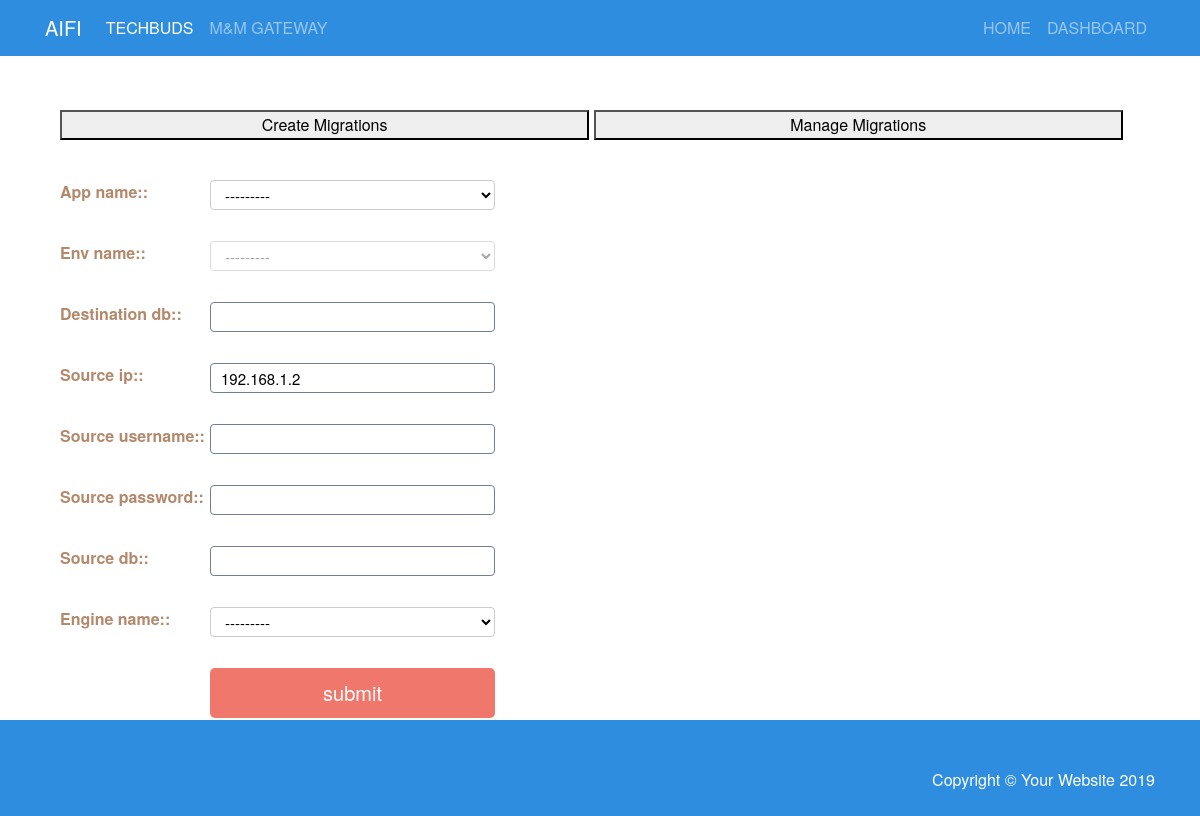
The page /aws/createmigrations/ on the database as committed earlier.
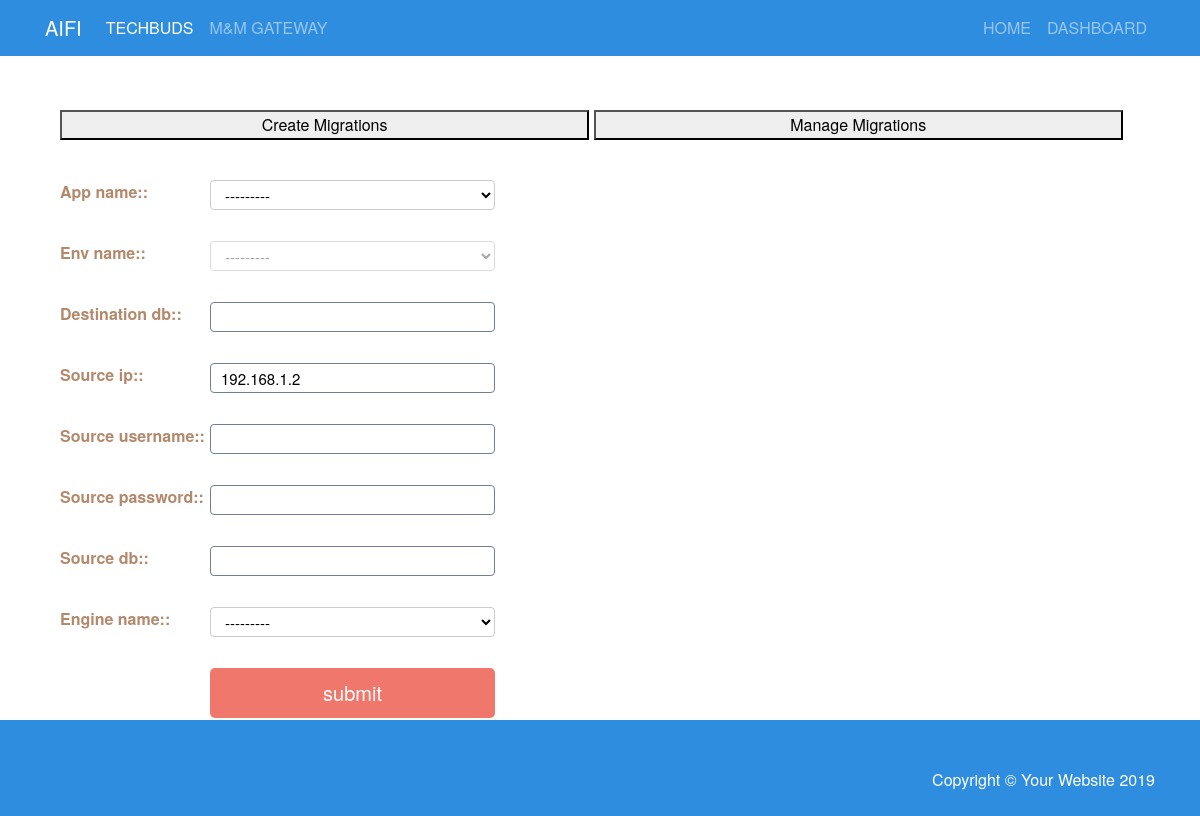
The same page on the database as committed later.
### aws/models.py (models this page shows)
class InfraServiceInfo(db.Model):
    AppsDescription_names = AppsDescription.objects.all()
    ins_choice = StaticData.objects.all()
    ins_choices = StaticData2.objects.all()
    DESC_CHOICES = list()
    for i in ins_choices:
        global INS_CHOICES, INS_TYPE
        INS_CHOICES = i.instance_number
        INS_TYPE = i.instance_type
    stack_choice = []
    for i in ins_choice:
        global STACK_CHOICE
        stack_choice.append(i.stack)
    VIEW_APP_CHOICES = list()
    VIEW_DESC_CHOICES = list()
    VIEW_NO_INS_CHOICES = []
    VIEW_STACK_CHOICES = []
    VIEW_INS_TYPE = []
    for app_names in AppsDescription_names:
        VIEW_APP_CHOICES.append(('{}'.format(app_names.name), '{}'.format(app_names.name)), )
    for app_names in INS_CHOICES:
        VIEW_NO_INS_CHOICES.append(("{}".format(app_names), "{}".format(app_names)))
    for app_names in stack_choice:
        VIEW_STACK_CHOICES.append(("{}".format(app_names), "{}".format(app_names)))
    for app_names in INS_TYPE:
        VIEW_INS_TYPE.append(("{}".format(app_names), "{}".format(app_names)))
    app_name = db.ForeignKey(AppsDescription, on_delete=db.CASCADE)
    env_name = db.CharField(max_length=1000, unique=True)
    stack = db.CharField(choices=VIEW_STACK_CHOICES, max_length=1000)
    description = db.CharField(max_length=1000, blank=True)
    no_of_instance = db.CharField(choices=VIEW_NO_INS_CHOICES, max_length=256)
    instance_type = db.CharField(choices=VIEW_INS_TYPE, max_length=256)
    ssh_location = db.GenericIPAddressField(default='192.168.1.2')
    app_id = db.CharField(max_length=1000, null=True)
    output_json_status = db.CharField(max_length=10000, blank=True, default="In Progress")
    def __str__(self):
        return self.env_name

### aws/views.py (the view)
# urls.py: path('createmigrations/', views.createmigrations, name="createmigrations"),
def createmigrations(request):
    form = CreateMigrationForm()
    if request.method == "POST":
        form = CreateMigrationForm(request.POST)
        if form.is_valid():
            form.save(commit=True)
            ai = form.data['app_name']
            ei = form.data['env_name']
            en = InfraServiceInfo.objects.get(id=ei).env_name
            location = '/home/ec2-user/{ai}/{ei}/{en}'.format(ai=ai,
                                                              ei=ei,
                                                              en=en)
            dms_json(form.data['app_name'], en, ei, form.data['source_ip'],
                     '3306', form.data['source_username'],
                     form.data['source_password'], form.data['engine_name'], location)
            os.system('echo %s|sudo -S %s' % (None, 'sh terraform-app.sh {} dms'.format(location)))
            return HttpResponseRedirect(reverse('aws:managemigrations'))
    else:
        form = CreateMigrationForm()
    return render(request, "createmigrations.html", {'form':form})

### aws/forms.py
class CreateMigrationForm(forms.ModelForm):
    class Meta():
        model = CreateMigrations
        fields = '__all__'

### aws/models.py (called while the page is built)
    def __str__(self):
        return self.name

### templates/createmigrations.html (shortened to what this page needs)
{% extends "base.html" %}
{% block content %}
<p>&nbsp;</p>
<a href="{% url 'aws:createmigrations' %}"><button class="button2">Create Migrations</button></a>
<a href="{% url 'aws:managemigrations' %}"><button class="button2">Manage Migrations</button></a>
<p>&nbsp;</p>
<form method="POST">
      {{form.as_p}}
      <input type="submit" class="btn btn-info btn-lg" data-toggle="modal" data-target="#myModal" name="" value="submit">
      </form>
      <p>&nbsp;</p>
      <p>&nbsp;</p>
{% endblock %}

Rows that differ between the two databases and show on the page:
added InfraServiceInfo: app_name "---------"
